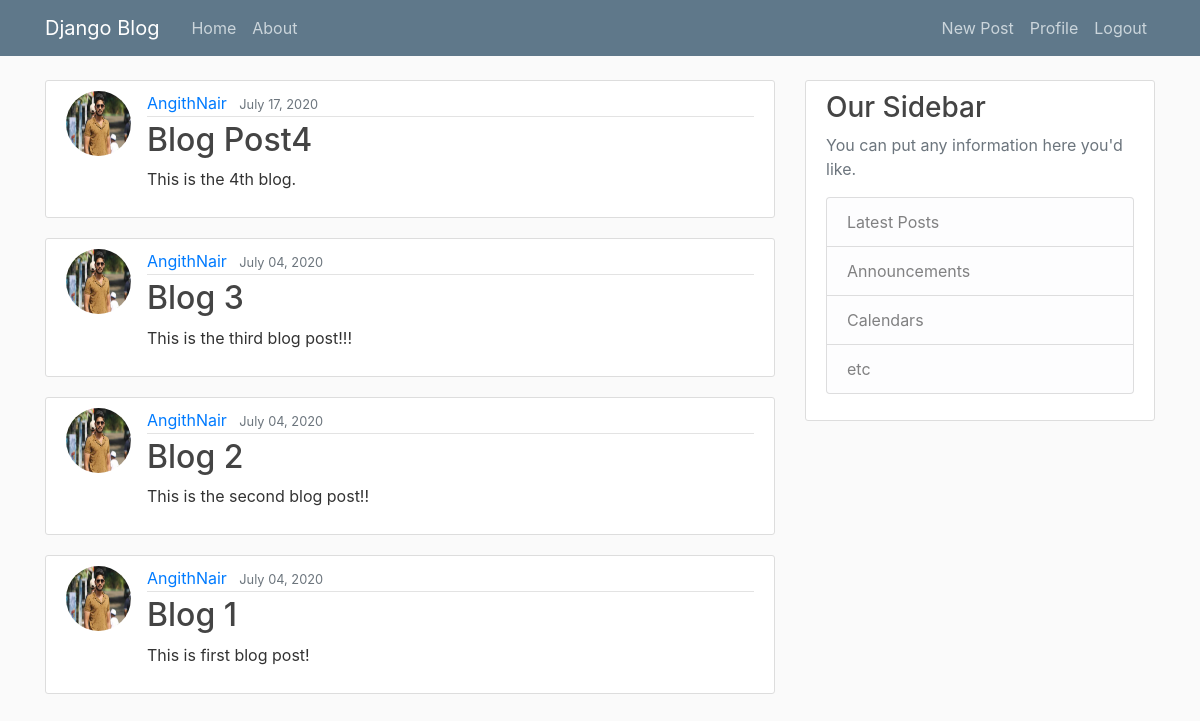
Screenshot of / (signed in) with the database file from the repository.
### blog/models.py (models this page shows, shortened)
class Post(models.Model):
    title = models.CharField(max_length=100)
    content = models.TextField()
    date_posted = models.DateTimeField(default=timezone.now)
    author = models.ForeignKey(User, on_delete=models.CASCADE)

### users/models.py (models this page shows, shortened)
class Profile(models.Model):
    user = models.OneToOneField(User, on_delete=models.CASCADE)
    image = models.ImageField(default='default.jpg', upload_to='profile_pics')

### blog/views.py (the view)
# urls.py: path('', PostListView.as_view(), name='blog-home'),
class PostListView(ListView):
    model = Post
    template_name = 'blog/home.html'
    context_object_name = 'posts'
    ordering = ['-date_posted']

### blog/templates/blog/home.html
{% extends "blog/base.html" %}
{% block content %}
    {% for post in posts %}
        <article class="media content-section">
            <img class="rounded-circle article-img" src="{{ post.author.profile.image.url }}">
            <div class="media-body">
            <div class="article-metadata">
                <a class="mr-2" href="#">{{ post.author }}</a>
                <small class="text-muted">{{ post.date_posted |date:"F d, Y" }}</small>
            </div>
                <h2><a class="article-title" href="{% url 'post-detail' post.id %}">{{ post.title }}</a></h2>
                <p class="article-content">{{ post.content }}</p>
            </div>
        </article>
    {% endfor %}
{% endblock content %}

### blog/static/blog/main.css (style rules this page uses)
body { background: #fafafa; color: #333333; margin-top: 5rem; }
h1, h2, h3, h4, h5, h6 { color: #444444; }
.content-section { background: #ffffff; padding: 10px 20px; border: 1px solid #dddddd; border-radius: 3px; margin-bottom: 20px; }
.article-title { color: #444444; }
.article-content { white-space: pre-line; }
.article-img { height: 65px; width: 65px; margin-right: 16px; }
.article-metadata { padding-bottom: 1px; margin-bottom: 4px; border-bottom: 1px solid #e3e3e3 }

### rows the page displays
Post: author.profile.image (picture), author "AngithNair", date_posted "July 17, 2020", title "Blog Post4", content "This is the 4th blog."
Post: author.profile.image (picture), author "AngithNair", date_posted "July 04, 2020", title "Blog 3", content "This is the third blog post!!!"
Post: author.profile.image (picture), author "AngithNair", date_posted "July 04, 2020", title "Blog 2", content "This is the second blog post!!"
Post: author.profile.image (picture), author "AngithNair", date_posted "July 04, 2020", title "Blog 1", content "This is first blog post!"
